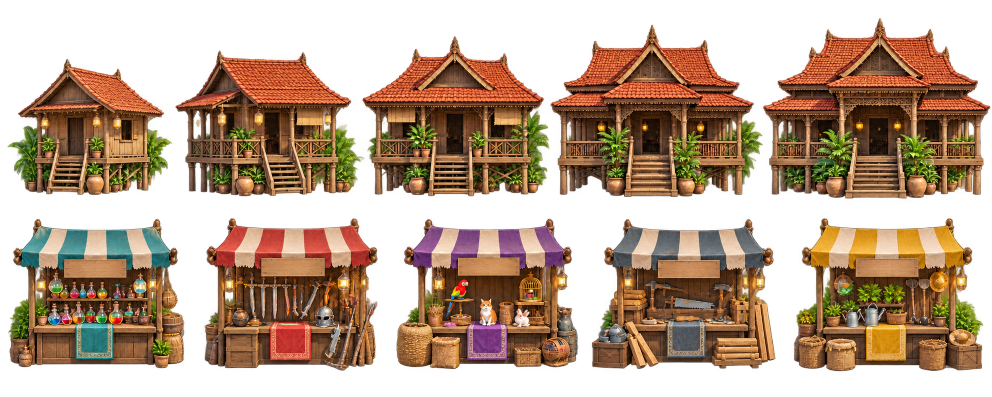
#> input picture assets/authored/illustrated/buildings.png, 1983 x 793 px (shown at 1/2 size); its folder holds 5 pictures in this run
$ python illustrated_atlas_regions.py
#> lines starting #> are read from the running program, lines starting #| are printed output that depends on the picture
### tools/realistic_atlas_regions.py
"""Inspect alpha only; write region metadata, never alter source pixels."""
from pathlib import Path
import json
import argparse
import numpy as np
from PIL import Image

GRIDS = {'buildings':(5,2),'vegetation':(5,3),'village-props':(5,3),'pets':(5,2),'ocean':(5,3),'heroes':(4,3),'residents':(5,2),'ocean-bed':(5,2),'interiors':(2,3),'trees-pair':(2,1),'details':(5,3),'kraken-set':(3,1),'gates':(3,1),'household':(3,2)}

def components(mask):
    parent=[]; bounds=[]; sizes=[]; previous=[]
    def root(i):
        while parent[i]!=i:
            parent[i]=parent[parent[i]]; i=parent[i]
        return i
    for y,row in enumerate(mask):
        edges=np.flatnonzero(np.diff(np.r_[False,row,False])); runs=[]; j=0
        for left,right in zip(edges[::2],edges[1::2]):
            ix=len(parent); parent.append(ix); bounds.append([int(left),y,int(right),y+1]); sizes.append(int(right-left))
            while j<len(previous) and previous[j][1]<left:j+=1
            k=j
            while k<len(previous) and previous[k][0]<=right:
                old=root(previous[k][2]); new=root(ix)
                if old!=new:
                    parent[old]=new; a=bounds[new]; b=bounds[old]
                    bounds[new]=[min(a[0],b[0]),min(a[1],b[1]),max(a[2],b[2]),max(a[3],b[3])]; sizes[new]+=sizes[old]
                k+=1
            runs.append((left,right,ix))
        previous=runs
    return sorted([(sizes[i],bounds[i]) for i in range(len(parent)) if root(i)==i and sizes[i]>300],reverse=True)

# [27 lines left out: function inspect, not called in this run]

# [6 lines that do not run on import are left out]

### tools/illustrated_atlas_regions.py
"""Read-only alpha inspection; metadata authoring does not edit image pixels."""
from pathlib import Path
import argparse
import json
import sys
import numpy as np
from PIL import Image
sys.dont_write_bytecode=True
from realistic_atlas_regions import components

GRIDS = {'buildings':(5,2),'vegetation':(5,3),'village-props':(5,3),
    'pets':(5,2),'ocean':(5,3),'heroes':(4,3),'residents':(5,2),
    'ocean-bed':(5,2),'interiors':(2,3),'trees-pair':(2,1),
    'details':(5,3),'kraken-set':(3,1),'gates':(3,1),'household':(3,2),
    'demon-bosses':(5,2),'demon-minions':(5,2),'realm-props':(5,2)}

def inspect(directory):
    result={}
    for name,(cols,rows) in GRIDS.items():
        path=directory/(name+'.png')
        if not path.exists(): continue
        image=Image.open(path).convert('RGBA')
#> image is the input picture: PIL image 1983x793 RGBA; mean R, G, B, A 82.3, 55, 33.7, 140.2
        width,height=image.size
#> width = 1983; height = 793
        alpha=np.array(image)[:,:,3]
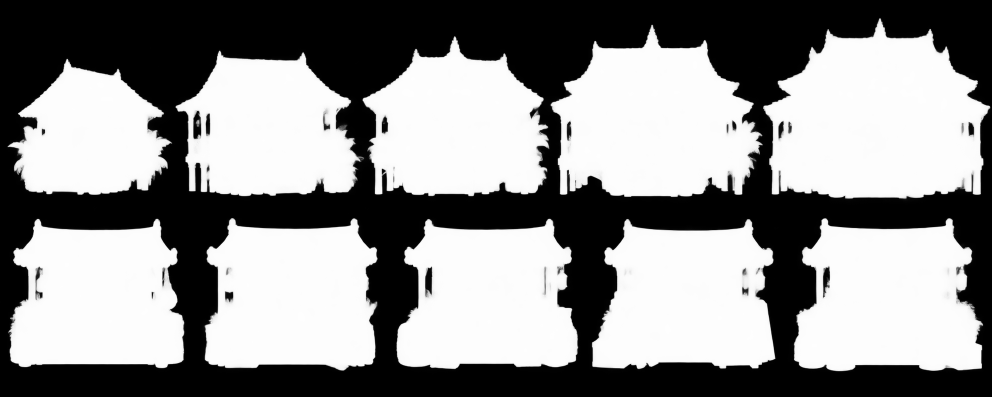
#> alpha: shape (793, 1983) (shown at 1/2 size); min 0, max 255, mean 140.2
        if name=='interiors':
            result[name]=[[int(x*width/cols)+3,int(y*height/rows)+3,
                int(width/cols)-6,int(height/rows)-6] for y in range(rows) for x in range(cols)]
            continue
        if alpha.min()>200: raise ValueError(name+' must have transparent alpha')
        entries={}
        for area,(left,top,right,bottom) in components(alpha>96):
            col=min(cols-1,int((left+right)*0.5/width*cols))
            row=min(rows-1,int((top+bottom)*0.5/height*rows))
            slot=row*cols+col
            if slot not in entries: entries[slot]=[left,top,right-left,bottom-top]
#> this loop made 10 passes
#> (area, left, top, right, bottom, col, row, slot) on passes 1 to 10: (118870, 1526, 37, 1980, 397, 4, 0, 4), (100445, 1101, 50, 1525, 394, 3, 0, 3), (91644, 1588, 437, 1966, 742, 4, 1, 9), (87255, 409, 436, 755, 741, 1, 1, 6), (86941, 1184, 438, 1551, 738, 3, 1, 8), (86760, 793, 438, 1156, 738, 2, 1, 7), (85196, 17, 438, 369, 736, 0, 1, 5), (84119, 725, 73, 1098, 392, 2, 0, 2), (77547, 351, 101, 728, 392, 1, 0, 1), (58710, 15, 118, 344, 390, 0, 0, 0)
#> after the loop, entries = 10 items
        missing=set(range(cols*rows))-set(entries)
#> missing = 0 items
        # These two overlapping crowns are unused: separate trees-pair owns them.
        if name=='vegetation':
            for slot in [1,2]:
                entries.setdefault(slot,[int(slot*width/cols),0,int(width/cols),int(height/rows)])
            missing-=set([1,2])
        if missing: raise ValueError(f'{name}: missing cells {sorted(missing)}')
        result[name]=[entries[i] for i in range(cols*rows)]
        print(f'{name}: {len(entries)} regions')
#| buildings: 10 regions
    if 'demon-minions' in result: result['fire-demon']=[result['demon-minions'][4]]
    stone=directory/'stone-floor.png'
    if stone.exists(): result['stone-floor']=[[0,0,*Image.open(stone).size]]
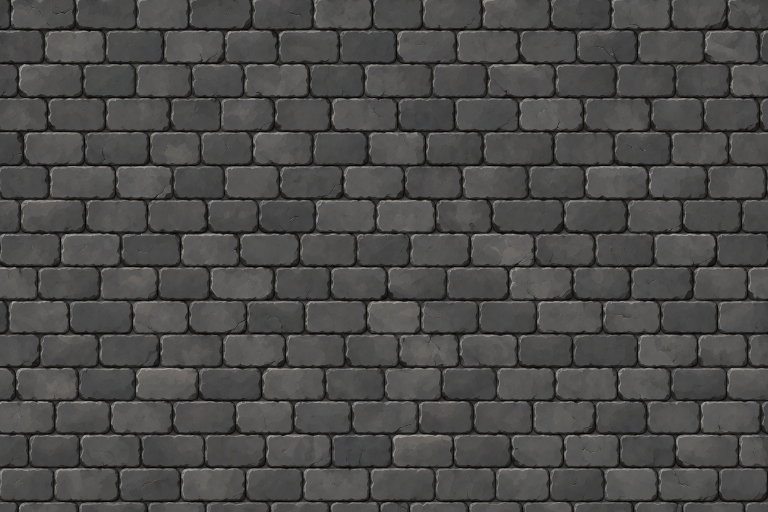
#> input picture assets/authored/illustrated/stone-floor.png, 1536 x 1024 px (shown at 1/2 size)
    return result

if __name__=='__main__':
    parser=argparse.ArgumentParser()
    parser.add_argument('--write',action='store_true')
    args=parser.parse_args()
    directory=Path(__file__).resolve().parent.parent/'assets/authored/illustrated'
    result=inspect(directory)
#> result = 5 items
    if args.write: (directory/'regions.json').write_text(json.dumps(result,indent=2)+'\n')
